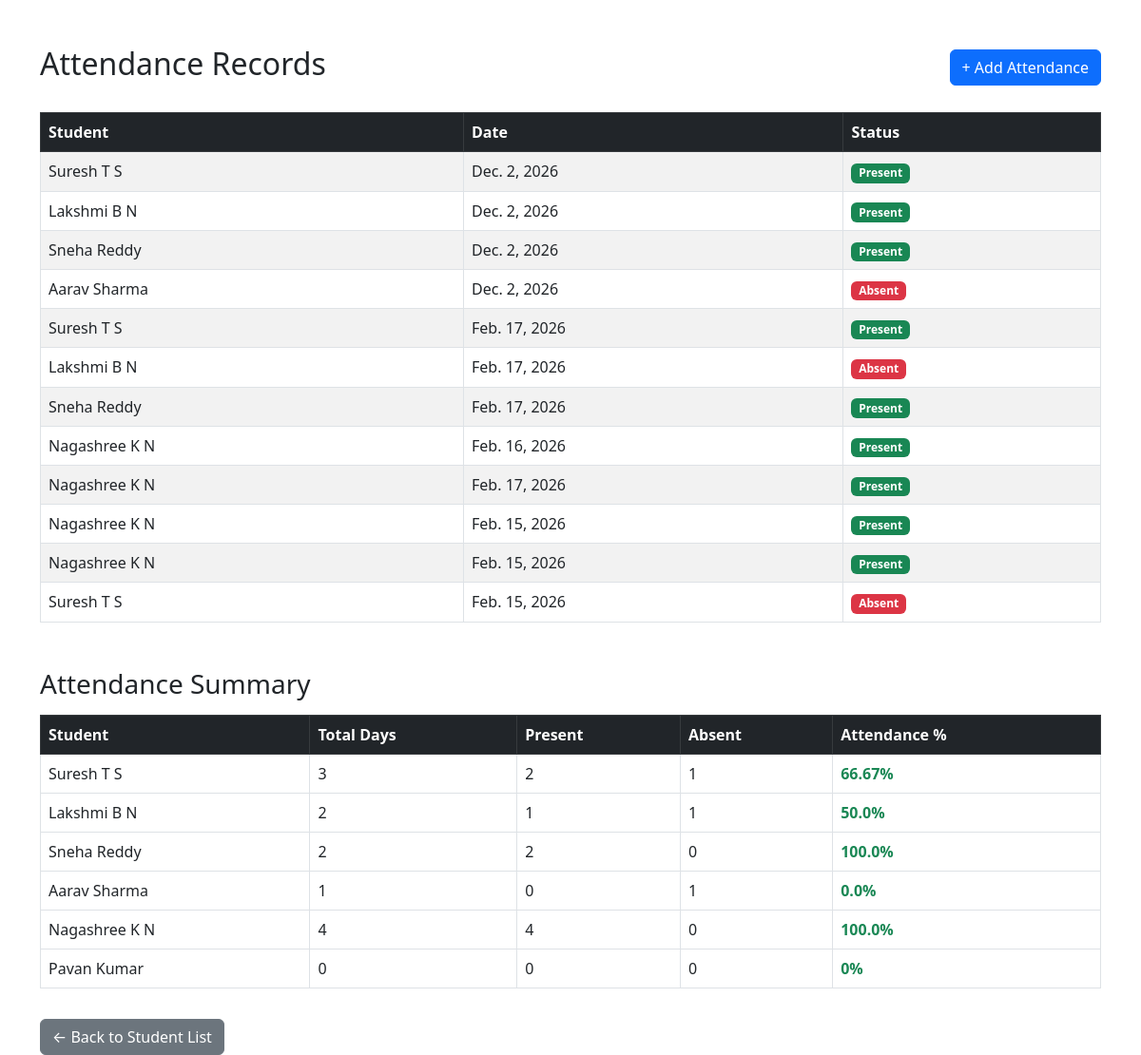
Page /attendance/ (signed in) on the committed database.
### students/models.py (models this page shows, shortened)
class Attendance(models.Model):
    student = models.ForeignKey(
        Student,
        on_delete=models.CASCADE,
        related_name='attendance'   # ✅ IMPORTANT
    )
    date = models.DateField()
    status = models.CharField(
        max_length=10,
        choices=[
            ('Present', 'Present'),
            ('Absent', 'Absent'),
        ]
    )

class Student(models.Model):
    name = models.CharField(max_length=100)
    email = models.EmailField()
    phone = models.CharField(max_length=15)
    department = models.CharField(max_length=100)
    date_of_birth = models.DateField()

### students/views.py (the view)
# urls.py: path('attendance/', views.attendance_list, name='attendance_list'),
@login_required
def attendance_list(request):
    records = Attendance.objects.all()
    summary = Student.objects.annotate(
        total_days=Count('attendance'),
        present_days=Count(
            'attendance',
            filter=Q(attendance__status='Present')
        ),
        absent_days=Count(
            'attendance',
            filter=Q(attendance__status='Absent')
        ),
    )
    for student in summary:
        if student.total_days > 0:
            student.percentage = round(
                (student.present_days / student.total_days) * 100, 2
            )
        else:
            student.percentage = 0
    context = {
        'records': records,
        'summary': summary,
    }
    return render(request, 'students/attendance_list.html', context)

### students/templates/students/attendance_list.html (shortened to what this page needs)
<!DOCTYPE html>
<html>
<head>
    <link href="https://cdn.jsdelivr.net/npm/bootstrap@5.3.0/dist/css/bootstrap.min.css" rel="stylesheet">
</head>
<body>
    <div class="container mt-5">
        <div class="d-flex justify-content-between align-items-center mb-4">
            <h2>Attendance Records</h2>
            <a href="{% url 'add_attendance' %}" class="btn btn-primary">
                + Add Attendance
            </a>
        </div>
        <table class="table table-bordered table-striped mb-5">
            <thead class="table-dark">
                <tr>
                    <th>Student</th>
                    <th>Date</th>
                    <th>Status</th>
                </tr>
            </thead>
            <tbody>
                {% for record in records %}
                <tr>
                    <td>{{ record.student.name }}</td>
                    <td>{{ record.date }}</td>
                    <td>
                        {% if record.status == "Present" %}
                        <span class="badge bg-success">Present</span> {% else %}
                        <span class="badge bg-danger">Absent</span> {% endif %}
                    </td>
                </tr>
                {% empty %}
                <tr>
                    <td colspan="3" class="text-center">
                        No attendance records found.
                    </td>
                </tr>
                {% endfor %}
            </tbody>
        </table>
        <h3 class="mb-3">Attendance Summary</h3>
        <table class="table table-bordered">
            <thead class="table-dark">
                <tr>
                    <th>Student</th>
                    <th>Total Days</th>
                    <th>Present</th>
                    <th>Absent</th>
                    <th>Attendance %</th>
                </tr>
            </thead>
            <tbody>
                {% for student in summary %}
                <tr>
                    <td>{{ student.name }}</td>
                    <td>{{ student.total_days }}</td>
                    <td>{{ student.present_days }}</td>
                    <td>{{ student.absent_days }}</td>
                    <td>
                        {% if student.is_low %}
                        <span class="text-danger fw-bold">
                                {{ student.percentage }}%
                            </span> {% else %}
                        <span class="text-success fw-bold">
                                {{ student.percentage }}%
                            </span> {% endif %}
                    </td>
                </tr>
                {% empty %}
                <tr>
                    <td colspan="5" class="text-center">
                        No attendance summary available.
                    </td>
                </tr>
                {% endfor %}
            </tbody>
        </table>
        <a href="{% url 'student_list' %}" class="btn btn-secondary mt-3">
            ← Back to Student List
        </a>
    </div>
</body>
</html>

### rows in the picture
Attendance: student.name "Suresh T S", date "Dec. 2, 2026", status "Present"
Attendance: student.name "Lakshmi B N", date "Dec. 2, 2026", status "Present"
Attendance: student.name "Sneha Reddy", date "Dec. 2, 2026", status "Present"
Attendance: student.name "Aarav Sharma", date "Dec. 2, 2026", status "Absent"
Attendance: student.name "Suresh T S", date "Feb. 17, 2026", status "Present"
Attendance: student.name "Lakshmi B N", date "Feb. 17, 2026", status "Absent"
Attendance: student.name "Sneha Reddy", date "Feb. 17, 2026", status "Present"
Attendance: student.name "Nagashree K N", date "Feb. 16, 2026", status "Present"
Attendance: student.name "Nagashree K N", date "Feb. 17, 2026", status "Present"
Attendance: student.name "Nagashree K N", date "Feb. 15, 2026", status "Present"
Attendance: student.name "Nagashree K N", date "Feb. 15, 2026", status "Present"
Attendance: student.name "Suresh T S", date "Feb. 15, 2026", status "Absent"
Student: name "Suresh T S", total_days "3", present_days "2", absent_days "1", percentage "66.67"
Student: name "Lakshmi B N", total_days "2", present_days "1", absent_days "1", percentage "50.0"
Student: name "Sneha Reddy", total_days "2", present_days "2", absent_days "0", percentage "100.0"
Student: name "Aarav Sharma", total_days "1", present_days "0", absent_days "1", percentage "0.0"
Student: name "Nagashree K N", total_days "4", present_days "4", absent_days "0", percentage "100.0"
Student: name "Pavan Kumar", total_days "0", present_days "0", absent_days "0", percentage "0"
